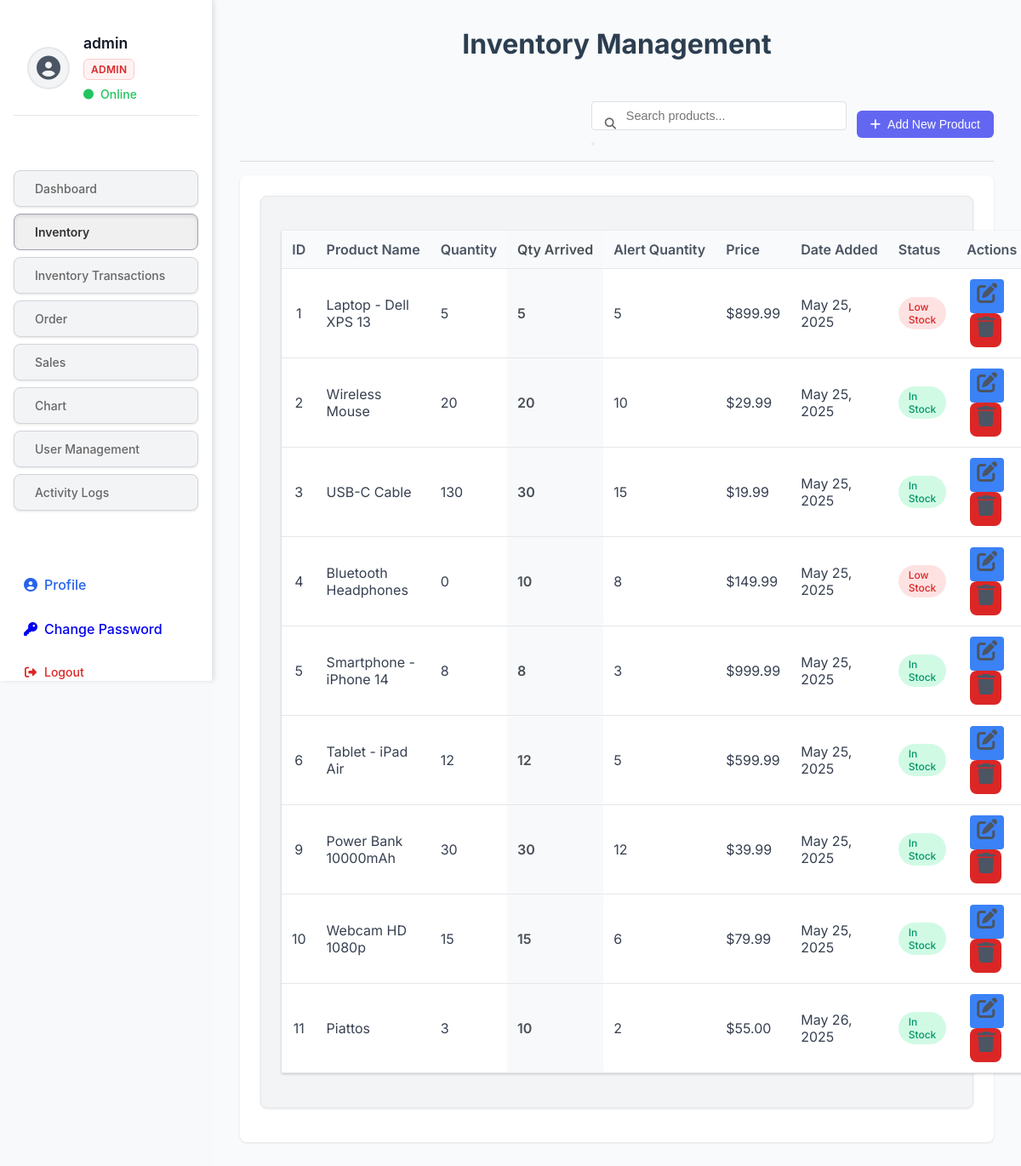
The app's page /inventory.php (signed in) with its own data.
### tables this page shows
CREATE TABLE `users` (
  `id` int NOT NULL AUTO_INCREMENT,
  `username` varchar(50) NOT NULL,
  `password` varchar(255) NOT NULL,
  `email` varchar(100) NOT NULL,
  `full_name` varchar(100) DEFAULT NULL,
  `role` enum('admin','supplier','store_clerk','cashier') NOT NULL DEFAULT 'cashier',
  `created_at` timestamp NULL DEFAULT CURRENT_TIMESTAMP,
  `updated_at` timestamp NULL DEFAULT CURRENT_TIMESTAMP ON UPDATE CURRENT_TIMESTAMP,
  PRIMARY KEY (`id`),
  UNIQUE KEY `username` (`username`),
  UNIQUE KEY `email` (`email`),
  KEY `idx_username` (`username`),
  KEY `idx_email` (`email`),
  KEY `idx_role` (`role`),
  KEY `idx_user_role_created` (`role`,`created_at`)
);

CREATE TABLE `products` (
  `id` int NOT NULL AUTO_INCREMENT,
  `name` varchar(255) NOT NULL,
  `quantity` int NOT NULL DEFAULT '0',
  `quantity_arrived` int DEFAULT '0',
  `alert_quantity` int NOT NULL DEFAULT '10',
  `price` decimal(10,2) NOT NULL DEFAULT '0.00',
  `arrival_date` timestamp NULL DEFAULT CURRENT_TIMESTAMP,
  `created_at` timestamp NULL DEFAULT CURRENT_TIMESTAMP,
  `updated_at` timestamp NULL DEFAULT CURRENT_TIMESTAMP ON UPDATE CURRENT_TIMESTAMP,
  PRIMARY KEY (`id`),
  KEY `idx_name` (`name`),
  KEY `idx_quantity` (`quantity`),
  KEY `idx_alert_quantity` (`alert_quantity`),
  KEY `idx_product_name_quantity` (`name`,`quantity`)
);

### config/auth.php (called while the page is built, shortened)
<?php
function getCurrentUserRole($conn) {
    if (isset($_SESSION['user_id'])) {
        $stmt = $conn->prepare("SELECT role FROM users WHERE id = ?");
        $stmt->bind_param("i", $_SESSION['user_id']);
        $stmt->execute();
        $result = $stmt->get_result();
        $user = $result->fetch_assoc();
        return $user['role'] ?? 'user';
    }
    return 'guest';
}
?>

### inventory.php (the view, shortened to what this page needs)
<?php
require_once 'config/db.php';
require_once 'config/auth.php';
$current_user_role = getCurrentUserRole($conn);
$is_read_only = ($current_user_role === 'cashier');
function getAllProducts($conn) {
    $check_quantity_arrived = $conn->query("SHOW COLUMNS FROM products LIKE 'quantity_arrived'");
    $has_quantity_arrived = $check_quantity_arrived && $check_quantity_arrived->num_rows > 0;
    $sql = "SELECT * FROM products ORDER BY id ASC";
    $result = $conn->query($sql);
    return $result ? $result->fetch_all(MYSQLI_ASSOC) : [];
}
$products = getAllProducts($conn);
?>
<!DOCTYPE html>
<html lang="en">
<head>
    <link rel="stylesheet" href="https://cdnjs.cloudflare.com/ajax/libs/font-awesome/6.4.0/css/all.min.css">    <link rel="stylesheet" href="css/style.css">
    <link rel="stylesheet" href="css/dashboard.css">
    <link rel="stylesheet" href="css/sidebar.css">
</head>
<body>
    <div class="dashboard-container">
        <?php require_once 'templates/sidebar.php'; ?>
        <main class="main-content">
            <header class="dashboard-header">
                <h1>Inventory Management</h1>
                <div class="header-actions">                    <div class="search-bar">
                        <input type="text" id="searchInput" placeholder="Search products..." class="search-input">
                        <button type="button" class="search-btn"><i class="fas fa-search"></i></button>
                    </div>
                    <?php if (!$is_read_only): ?>
                    <button class="btn btn-primary" onclick="openAddProductModal()">
                        <i class="fas fa-plus"></i> Add New Product
                    </button>
                    <?php endif; ?>
                </div>
            </header>
            <div class="card">
                <div class="card-body">
                    <table class="table">                        <thead>
                            <tr>
                                <th>ID</th>
                                <th>Product Name</th>
                                <th>Quantity</th>
                                <th>Qty Arrived</th>
                                <th>Alert Quantity</th>
                                <th>Price</th>
                                <th>Date Added</th>
                                <th>Status</th>
                                <th>Actions</th>
                            </tr>
                        </thead>
                        <tbody>
                            <?php foreach ($products as $product): ?>                            <tr>
                                <td><?php echo htmlspecialchars($product['id']); ?></td>
                                <td><?php echo htmlspecialchars($product['name']); ?></td>
                                <td><?php echo htmlspecialchars($product['quantity']); ?></td>
                                <td><?php echo htmlspecialchars($product['quantity_arrived'] ?? 0); ?></td>
                                <td><?php echo htmlspecialchars($product['alert_quantity']); ?></td>
                                <td>$<?php echo number_format($product['price'], 2); ?></td>
                                <td><?php echo date('M j, Y', strtotime($product['created_at'])); ?></td>
                                <td>
                                    <span class="status-badge <?php echo $product['quantity'] <= $product['alert_quantity'] ? 'low-stock' : 'in-stock'; ?>">
                                        <?php echo $product['quantity'] <= $product['alert_quantity'] ? 'Low Stock' : 'In Stock'; ?>
                                    </span>                                </td>
                                <td>
                                    <?php if (!$is_read_only): ?>
                                    <button class="btn btn-sm btn-primary" onclick="editProduct(<?php echo $product['id']; ?>)">
                                        <i class="fas fa-edit"></i>
                                    </button>
                                    <button class="btn btn-sm btn-danger" onclick="deleteProduct(<?php echo $product['id']; ?>)">
                                        <i class="fas fa-trash"></i>
                                    </button>
                                    <?php else: ?>
                                    <span class="text-muted">View Only</span>
                                    <?php endif; ?>
                                </td>                            </tr>
                            <?php endforeach; ?>
                        </tbody>
                    </table>
                </div>
            </div>
        </main>
    </div>
</body>
</html>

### templates/sidebar.php
<?php
$current_page = basename($_SERVER['PHP_SELF'], '.php');
$user_role = getCurrentUserRole($conn);
$role_labels = [
    'admin' => 'ADMIN',
    'supplier' => 'SUPPLIER',
    'store_clerk' => 'STORE CLERK',
    'cashier' => 'CASHIER'
];
$role_display = $role_labels[$user_role] ?? strtoupper($user_role);
?>
<aside class="sidebar">    <div class="admin-header">
        <div class="profile-section">
            <div class="admin-avatar">
                <i class="fas fa-user-circle"></i>
            </div>
            <div class="profile-info">
                <div class="username">
                    <?php
                    if (isset($_SESSION['user_id'])) {
                        $user_stmt = $conn->prepare("SELECT username FROM users WHERE id = ?");
                        $user_stmt->bind_param("i", $_SESSION['user_id']);
                        $user_stmt->execute();
                        $user_result = $user_stmt->get_result();
                        $current_user = $user_result->fetch_assoc();
                        echo htmlspecialchars($current_user['username'] ?? 'User');
                    } else {
                        echo 'User';
                    }
                    ?>
                </div>
                <div class="user-role">
                    <span class="role-badge role-<?php echo strtolower(str_replace(' ', '_', $user_role)); ?>">
                        <?php echo $role_display; ?>
                    </span>
                </div>
                <div class="online-status">
                    <i class="fas fa-circle"></i> Online
                </div>
            </div>
        </div>
    </div>    <nav class="sidebar-nav">
        <a href="dashboard.php" class="nav-link <?php echo $current_page === 'dashboard' ? 'active' : ''; ?>">Dashboard</a>
          <?php if (in_array($user_role, ['admin', 'store_clerk', 'supplier', 'cashier'])): ?>
        <a href="inventory.php" class="nav-link <?php echo $current_page === 'inventory' ? 'active' : ''; ?>">Inventory</a>
        <a href="inventory_transactions.php" class="nav-link <?php echo $current_page === 'inventory_transactions' ? 'active' : ''; ?>">Inventory Transactions</a>
        <?php endif; ?>
        <?php if (in_array($user_role, ['admin', 'store_clerk'])): ?>
        <a href="order.php" class="nav-link <?php echo $current_page === 'order' ? 'active' : ''; ?>">Order</a>
        <?php endif; ?>
          <?php if (in_array($user_role, ['admin', 'cashier'])): ?>
        <a href="sales.php" class="nav-link <?php echo $current_page === 'sales' ? 'active' : ''; ?>">Sales</a>
        <?php endif; ?>
          <a href="chart.php" class="nav-link <?php echo $current_page === 'chart' ? 'active' : ''; ?>">Chart</a>          <?php if ($user_role === 'admin'): ?>
        <a href="users_crud.php" class="nav-link <?php echo $current_page === 'users_crud' ? 'active' : ''; ?>">User Management</a>
        <a href="user_activity_logs.php" class="nav-link <?php echo $current_page === 'user_activity_logs' ? 'active' : ''; ?>">Activity Logs</a>
        <?php endif; ?>
    </nav>
    <div class="sidebar-footer">
        <a href="profile.php" class="<?php echo $current_page === 'profile' ? 'active' : ''; ?>">
            <i class="fas fa-user-circle"></i> Profile
        </a>
        <a href="change-password.php" class="<?php echo $current_page === 'change-password' ? 'active' : ''; ?>">
            <i class="fas fa-key"></i> Change Password
        </a>
        <a href="logout.php" class="logout">
            <i class="fas fa-sign-out-alt"></i> Logout
        </a>
    </div>
</aside>

### css/style.css (style rules this page uses)
* { margin: 0; padding: 0; box-sizing: border-box; }
body { margin: 0; padding: 0; font-family: 'Inter', sans-serif; background: #f5f6fa; color: #333; }
.sidebar { background: #fff; border-right: 1px solid #eee; display: flex; flex-direction: column; position: fixed; width: 250px; height: 100vh; }
.sidebar-nav { padding: 1rem 0; flex: 1; }
.sidebar-footer { padding: 1rem 1.5rem; border-top: 1px solid #eee; }
.main-content { margin-left: 250px; padding: 2rem; min-height: 100vh; }
.search-bar { position: relative; width: 300px; }
.search-bar input { width: 100%; padding: 0.5rem 1rem 0.5rem 2.5rem; border: 1px solid #eee; border-radius: 6px; font-size: 0.875rem; }
.search-bar i { position: absolute; left: 1rem; top: 50%; transform: translateY(-50%); color: #666; }
.header-actions { display: flex; align-items: center; gap: 1rem; }
.sidebar { width: 250px; background: #fff; box-shadow: 2px 0 5px rgba(0, 0, 0, 0.1); position: fixed; height: 100vh; left: 0; top: 0; }
.nav-link { display: flex; align-items: center; padding: 12px 20px; color: #333; text-decoration: none; transition: all 0.3s; }
.nav-link:hover, .nav-link.active { background: #f0f2f5; color: #007bff; }
.main-content { flex: 1; margin-left: 250px; padding: 20px; }
.card { background: #fff; border-radius: 8px; box-shadow: 0 2px 4px rgba(0, 0, 0, 0.1); padding: 20px; margin-bottom: 20px; }
.table { width: 100%; border-collapse: collapse; }
.table th, .table td { padding: 12px; text-align: left; border-bottom: 1px solid #eee; }
.table th { font-weight: 500; color: #666; background: #f8f9fa; }
.btn { display: inline-block; padding: 8px 16px; border-radius: 4px; text-decoration: none; font-size: 14px; cursor: pointer; border: none; transition: background 0.3s; }
.btn-primary { background: #007bff; color: #fff; }
h1 { color: #2c3e50; margin-bottom: 2rem; text-align: center; }
table { width: 100%; border-collapse: collapse; background-color: white; box-shadow: 0 1px 3px rgba(0, 0, 0, 0.2); margin-top: 1rem; }
th, td { padding: 12px 15px; text-align: left; border-bottom: 1px solid #ddd; }
th { background-color: #2c3e50; color: white; }
.btn { display: inline-block; padding: 8px 16px; border: none; border-radius: 4px; text-decoration: none; font-weight: bold; cursor: pointer; transition: background-color 0.3s; }
.header-actions { display: flex; justify-content: flex-end; margin-bottom: 1rem; padding: 1rem 0; border-bottom: 1px solid #ddd; }
.low-stock { color: #e74c3c; font-weight: bold; }
.sidebar { width: 260px; background: #1a1c1e; color: #fff; padding: 1.5rem; display: flex; flex-direction: column; }
.sidebar-nav { display: flex; flex-direction: column; gap: 0.5rem; }
.main-content { flex: 1; background: #f5f6fa; padding: 2rem; }
.username { font-weight: 500; }
table { width: 100%; border-collapse: collapse; }
th, td { padding: 0.75rem; text-align: left; border-bottom: 1px solid #e1e3e8; }
th { font-weight: 500; color: #6c727f; background: #f5f6fa; }
td { color: #1a1c1e; }
.btn { display: inline-flex; align-items: center; gap: 0.5rem; padding: 0.5rem 1rem; border-radius: 8px; font-size: 0.875rem; font-weight: 500; text-decoration: none; transition: all 0.3s ease; background: #f5f6fa; color: #6c727f; }
.sidebar { width: 250px; background: #fff; border-right: 1px solid #e0e0e0; display: flex; flex-direction: column; }
.sidebar-nav { padding: 1.5rem 0; flex: 1; }
.sidebar-nav a { display: flex; align-items: center; padding: 0.75rem 1.5rem; color: #666; text-decoration: none; gap: 0.75rem; transition: all 0.3s ease; }
.sidebar-nav a:hover, .sidebar-nav a.active { background: #f0f0f0; color: #333; }
.main-content { flex: 1; background: #f5f5f5; padding: 2rem; }
.search-bar input { width: 100%; padding: 0.5rem 1rem; padding-left: 2.5rem; border: 1px solid #e0e0e0; border-radius: 4px; font-size: 0.9rem; }
.header-actions { display: flex; gap: 0.5rem; }

### inventory.php (style rules this page uses)
.table th:nth-child(4), .table td:nth-child(4) { background-color: #f8f9fa; font-weight: 600; color: #495057; }

### records on screen
users: username "admin", role "ADMIN"
products: id "1", name "Laptop - Dell XPS 13", quantity "5", quantity_arrived "5", alert_quantity "5", price "899.99", created_at "May 25, 2025", shows "Low Stock"
products: id "2", name "Wireless Mouse", quantity "20", quantity_arrived "20", alert_quantity "10", price "29.99", created_at "May 25, 2025", shows "In Stock"
products: id "3", name "USB-C Cable", quantity "130", quantity_arrived "30", alert_quantity "15", price "19.99", created_at "May 25, 2025", shows "In Stock"
products: id "4", name "Bluetooth Headphones", quantity "0", quantity_arrived "10", alert_quantity "8", price "149.99", created_at "May 25, 2025", shows "Low Stock"
products: id "5", name "Smartphone - iPhone 14", quantity "8", quantity_arrived "8", alert_quantity "3", price "999.99", created_at "May 25, 2025", shows "In Stock"
products: id "6", name "Tablet - iPad Air", quantity "12", quantity_arrived "12", alert_quantity "5", price "599.99", created_at "May 25, 2025", shows "In Stock"
products: id "9", name "Power Bank 10000mAh", quantity "30", quantity_arrived "30", alert_quantity "12", price "39.99", created_at "May 25, 2025", shows "In Stock"
products: id "10", name "Webcam HD 1080p", quantity "15", quantity_arrived "15", alert_quantity "6", price "79.99", created_at "May 25, 2025", shows "In Stock"
products: id "11", name "Piattos", quantity "3", quantity_arrived "10", alert_quantity "2", price "55.00", created_at "May 26, 2025", shows "In Stock"
